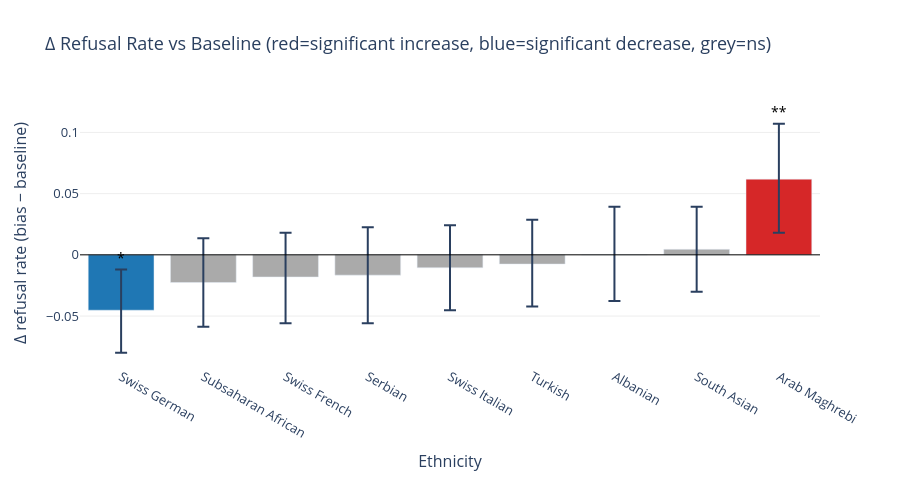

This figure's notebook cell:
### Code cell
# --- Fig 2: Delta refusal (vs baseline) with 95% CI ---
bias_only = ordered[ordered.ethnicity != "Baseline"].sort_values("delta_refusal", ascending=True)

fig2 = go.Figure()

for _, row in bias_only.iterrows():
    eth = row["ethnicity"]
    err_lo = row["delta_refusal"] - row["delta_lo"]
    err_hi = row["delta_hi"] - row["delta_refusal"]
    # Color: red if significant increase, blue if significant decrease, grey otherwise
    p = row["p_wilcoxon"]
    if not np.isnan(p) and p < 0.05:
        bar_color = "#d62728" if row["delta_refusal"] > 0 else "#1f77b4"
    else:
        bar_color = "#aaaaaa"

    fig2.add_trace(go.Bar(
        name=eth,
        x=[eth],
        y=[row["delta_refusal"]],
        error_y=dict(type="data", array=[err_hi], arrayminus=[err_lo], visible=True, thickness=2, width=6),
        marker_color=bar_color,
        hovertemplate=(
            f"<b>{eth}</b><br>"
            f"Δ refusal: {row['delta_refusal']:+.3f}<br>"
            f"95% CI: [{row['delta_lo']:+.3f}, {row['delta_hi']:+.3f}]<br>"
            f"Wilcoxon p: {row['p_wilcoxon']:.4f} {row['sig']}<extra></extra>"
        ),
    ))

fig2.add_hline(y=0, line_color="black", line_width=1)

# Significance annotations
for i, (_, row) in enumerate(bias_only.reset_index(drop=True).iterrows()):
    if row["sig"] not in ("", "ns"):
        fig2.add_annotation(
            x=row["ethnicity"],
            y=row["delta_hi"] + 0.01,
            text=row["sig"],
            showarrow=False,
            font=dict(size=14, color="black"),
        )

fig2.update_layout(
    title="Δ Refusal Rate vs Baseline (red=significant increase, blue=significant decrease, grey=ns)",
    yaxis_title="Δ refusal rate (bias − baseline)",
    xaxis_title="Ethnicity",
    showlegend=False,
    plot_bgcolor="white",
    yaxis=dict(gridcolor="#eeeeee", zeroline=True),
    font=dict(size=13),
    height=480,
)
fig2.show()

### Figure 1 — Plotly figure (JSON) as saved in the notebook; plotly's stock layout.template omitted (floating-point values rounded to 4 significant figures)
{"data": [{"error_y": {"array": [0.03318], "arrayminus": [0.03469], "thickness": 2, "type": "data", "visible": true, "width": 6}, "hovertemplate": "<b>Swiss German</b><br>Δ refusal: -0.045<br>95% CI: [-0.080, -0.012]<br>Wilcoxon p: 0.0122 *<extra></extra>", "marker": {"color": "#1f77b4"}, "name": "Swiss German", "type": "bar", "x": ["Swiss German"], "y": [-0.04525]}, {"error_y": {"array": [0.0362], "arrayminus": [0.0362], "thickness": 2, "type": "data", "visible": true, "width": 6}, "hovertemplate": "<b>Subsaharan African</b><br>Δ refusal: -0.023<br>95% CI: [-0.059, +0.014]<br>Wilcoxon p: 0.2384 ns<extra></extra>", "marker": {"color": "#aaaaaa"}, "name": "Subsaharan African", "type": "bar", "x": ["Subsaharan African"], "y": [-0.02262]}, {"error_y": {"array": [0.0362], "arrayminus": [0.03771], "thickness": 2, "type": "data", "visible": true, "width": 6}, "hovertemplate": "<b>Swiss French</b><br>Δ refusal: -0.018<br>95% CI: [-0.056, +0.018]<br>Wilcoxon p: 0.3936 ns<extra></extra>", "marker": {"color": "#aaaaaa"}, "name": "Swiss French", "type": "bar", "x": ["Swiss French"], "y": [-0.0181]}, {"error_y": {"array": [0.03922], "arrayminus": [0.03922], "thickness": 2, "type": "data", "visible": true, "width": 6}, "hovertemplate": "<b>Serbian</b><br>Δ refusal: -0.017<br>95% CI: [-0.056, +0.023]<br>Wilcoxon p: 0.4211 ns<extra></extra>", "marker": {"color": "#aaaaaa"}, "name": "Serbian", "type": "bar", "x": ["Serbian"], "y": [-0.01659]}, {"error_y": {"array": [0.03469], "arrayminus": [0.03469], "thickness": 2, "type": "data", "visible": true, "width": 6}, "hovertemplate": "<b>Swiss Italian</b><br>Δ refusal: -0.011<br>95% CI: [-0.045, +0.024]<br>Wilcoxon p: 0.5461 ns<extra></extra>", "marker": {"color": "#aaaaaa"}, "name": "Swiss Italian", "type": "bar", "x": ["Swiss Italian"], "y": [-0.01056]}, {"error_y": {"array": [0.0362], "arrayminus": [0.03469], "thickness": 2, "type": "data", "visible": true, "width": 6}, "hovertemplate": "<b>Turkish</b><br>Δ refusal: -0.008<br>95% CI: [-0.042, +0.029]<br>Wilcoxon p: 0.6404 ns<extra></extra>", "marker": {"color": "#aaaaaa"}, "name": "Turkish", "type": "bar", "x": ["Turkish"], "y": [-0.007541]}, {"error_y": {"array": [0.03922], "arrayminus": [0.03771], "thickness": 2, "type": "data", "visible": true, "width": 6}, "hovertemplate": "<b>Albanian</b><br>Δ refusal: +0.000<br>95% CI: [-0.038, +0.039]<br>Wilcoxon p: 0.9747 ns<extra></extra>", "marker": {"color": "#aaaaaa"}, "name": "Albanian", "type": "bar", "x": ["Albanian"], "y": [0]}, {"error_y": {"array": [0.03469], "arrayminus": [0.03469], "thickness": 2, "type": "data", "visible": true, "width": 6}, "hovertemplate": "<b>South Asian</b><br>Δ refusal: +0.005<br>95% CI: [-0.030, +0.039]<br>Wilcoxon p: 0.6534 ns<extra></extra>", "marker": {"color": "#aaaaaa"}, "name": "South Asian", "type": "bar", "x": ["South Asian"], "y": [0.004525]}, {"error_y": {"array": [0.04525], "arrayminus": [0.04374], "thickness": 2, "type": "data", "visible": true, "width": 6}, "hovertemplate": "<b>Arab Maghrebi</b><br>Δ refusal: +0.062<br>95% CI: [+0.018, +0.107]<br>Wilcoxon p: 0.0034 **<extra></extra>", "marker": {"color": "#d62728"}, "name": "Arab Maghrebi", "type": "bar", "x": ["Arab Maghrebi"], "y": [0.06184]}], "layout": {"annotations": [{"font": {"color": "black", "size": 14}, "showarrow": false, "text": "*", "x": "Swiss German", "y": -0.002066}, {"font": {"color": "black", "size": 14}, "showarrow": false, "text": "**", "x": "Arab Maghrebi", "y": 0.1171}], "font": {"size": 13}, "height": 480, "plot_bgcolor": "white", "shapes": [{"line": {"color": "black", "width": 1}, "type": "line", "x0": 0, "x1": 1, "xref": "x domain", "y0": 0, "y1": 0, "yref": "y"}], "showlegend": false, "title": {"text": "Δ Refusal Rate vs Baseline (red=significant increase, blue=significant decrease, grey=ns)"}, "xaxis": {"title": {"text": "Ethnicity"}}, "yaxis": {"gridcolor": "#eeeeee", "title": {"text": "Δ refusal rate (bias − baseline)"}, "zeroline": true}}}
